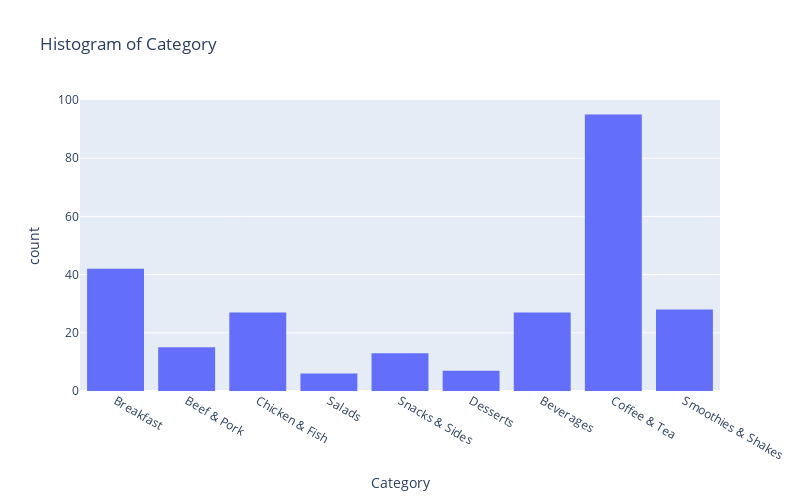

The code cell stored with this chart in its notebook:
### Code cell
fig = px.histogram(data_frame=df, x="Category",
                   title="Histogram of Category",
                   width=800, height=500)
fig.show()
# saving the graph into html codes
# pio.write_html(fig, file="embedGraphInYourWebsite/HistogramOfCategory.html", auto_open=True)

### Figure 1 — Plotly figure (JSON) as saved in the notebook; plotly's stock layout.template omitted (floating-point values rounded to 4 significant figures; data arrays with more than 128 entries replaced by an {"elided": "..."} marker saying what was removed)
{"data": [{"alignmentgroup": "True", "bingroup": "x", "hovertemplate": "Category=%{x}<br>count=%{y}<extra></extra>", "legendgroup": "", "marker": {"color": "#636efa", "pattern": {"shape": ""}}, "name": "", "offsetgroup": "", "orientation": "v", "showlegend": false, "type": "histogram", "x": {"elided": "260 str values"}, "xaxis": "x", "yaxis": "y"}], "layout": {"barmode": "relative", "height": 500, "legend": {"tracegroupgap": 0}, "title": {"text": "Histogram of Category"}, "width": 800, "xaxis": {"anchor": "y", "domain": [0, 1], "title": {"text": "Category"}}, "yaxis": {"anchor": "x", "domain": [0, 1], "title": {"text": "count"}}}}
